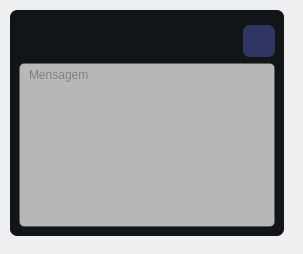
<?xml version="1.0" encoding="UTF-8"?>
<ui version="4.0">
 <class>Form</class>
 <widget class="QWidget" name="Form">
  <property name="geometry">
   <rect>
    <x>0</x>
    <y>0</y>
    <width>303</width>
    <height>254</height>
   </rect>
  </property>
  <property name="windowTitle">
   <string>Form</string>
  </property>
  <widget class="QFrame" name="frame">
   <property name="geometry">
    <rect>
     <x>10</x>
     <y>10</y>
     <width>274</width>
     <height>226</height>
    </rect>
   </property>
   <property name="styleSheet">
    <string notr="true">background-color: rgb(19, 20, 22);
border-radius:7px;</string>
   </property>
   <property name="frameShape">
    <enum>QFrame::StyledPanel</enum>
   </property>
   <property name="frameShadow">
    <enum>QFrame::Raised</enum>
   </property>
   <layout class="QVBoxLayout" name="verticalLayout">
    <item>
     <widget class="QFrame" name="frame_2">
      <property name="frameShape">
       <enum>QFrame::StyledPanel</enum>
      </property>
      <property name="frameShadow">
       <enum>QFrame::Raised</enum>
      </property>
     </widget>
    </item>
    <item>
     <layout class="QHBoxLayout" name="horizontalLayout">
      <item>
       <widget class="CalendarPicker" name="AtitleButton">
        <property name="styleSheet">
         <string notr="true">#titleButton {
    font: 14px 'Segoe UI', 'Microsoft YaHei', 'PingFang SC';
    font-weight: 500;
    color: black;
    background-color: transparent;
    border: none;
    margin: 0;
    padding-left: 8px;
    text-align: left;
    border-radius: 5px;
}

#titleButton:hover {
    background-color: rgba(0, 0, 0, 9);
}

#titleButton:pressed {
    background-color: rgba(0, 0, 0, 6);
}

#titleButton:disabled {
    color: rgba(0, 0, 0, 0.4);
}

#weekDayLabel {
    font: 12px 'Segoe UI', 'Microsoft YaHei', 'PingFang SC';
    font-weight: 500;
    color: black;
    background-color: transparent;
    border: none;
    text-align: center;
}

#weekDayGroup {
    background-color: transparent;
}

CalendarViewBase {
    background-color: rgb(255, 255, 255);
    border: 1px solid rgba(0, 0, 0, 0.1);
    border-radius: 8px;
}

ScrollViewBase {
    border: none;
    padding: 0px 1px 0px 1px;
    border-bottom-left-radius: 8px;
    border-bottom-right-radius: 8px;
    border-top: 1px solid rgb(240, 240, 240);
    background-color: transparent;
}

CalendarPicker {
    color: rgba(0, 0, 0, 0.6063);
    background: rgba(255, 255, 255, 0.7);
    border: 1px solid rgba(0, 0, 0, 0.073);
    border-bottom: 1px solid rgba(0, 0, 0, 0.183);
    border-radius: 5px;
    font: 14px 'Segoe UI', 'Microsoft YaHei', 'PingFang SC';
    padding: 5px 32px 6px 12px;
    outline: none;
    text-align: left;
}


CalendarPicker:hover {
    background: rgba(249, 249, 249, 0.5);
}

CalendarPicker:pressed {
    background: rgba(249, 249, 249, 0.3);
    border-bottom: 1px solid rgba(0, 0, 0, 0.073);
}

CalendarPicker:disabled {
    color: rgba(0, 0, 0, 0.36);
    background: rgba(249, 249, 249, 0.3);
    border: 1px solid rgba(0, 0, 0, 0.06);
    border-bottom: 1px solid rgba(0, 0, 0, 0.06);
}

CalendarPicker[hasDate=true] {
    color: black;
}</string>
        </property>
       </widget>
      </item>
      <item>
       <widget class="QPushButton" name="btn_add_data">
        <property name="minimumSize">
         <size>
          <width>32</width>
          <height>32</height>
         </size>
        </property>
        <property name="maximumSize">
         <size>
          <width>32</width>
          <height>32</height>
         </size>
        </property>
        <property name="layoutDirection">
         <enum>Qt::RightToLeft</enum>
        </property>
        <property name="styleSheet">
         <string notr="true">QPushButton{
background-color: rgb(47, 54, 100);
color: rgb(233, 234, 236);}

QPushButton:hover{background-color: rgb(50, 57, 106);}

QPushButton:pressed{background-color: rgb(48, 55, 102);}
</string>
        </property>
        <property name="text">
         <string/>
        </property>
        <property name="icon">
         <iconset>
          <normaloff>../../../images/svg_icons/icon_check_ok.svg</normaloff>../../../images/svg_icons/icon_check_ok.svg</iconset>
        </property>
        <property name="iconSize">
         <size>
          <width>24</width>
          <height>24</height>
         </size>
        </property>
       </widget>
      </item>
     </layout>
    </item>
    <item>
     <widget class="QPlainTextEdit" name="plainTextEdit">
      <property name="styleSheet">
       <string notr="true">
QPlainTextEdit {
    color: rgba(0, 0, 0, 0.6063);
    background: rgba(255, 255, 255, 0.7);
    border: 1px solid rgba(0, 0, 0, 0.073);
    border-bottom: 1px solid rgba(0, 0, 0, 0.183);
    border-radius: 5px;
    padding-left: 5px;
    text-align: left;
}


QPlainTextEdit:hover {
    background: rgba(249, 249, 249, 0.5);
}

QPlainTextEdit:pressed {
    background: rgba(249, 249, 249, 0.3);
    border-bottom: 1px solid rgba(0, 0, 0, 0.073);
}

QPlainTextEdit:disabled {
    color: rgba(0, 0, 0, 0.36);
    background: rgba(249, 249, 249, 0.3);
    border: 1px solid rgba(0, 0, 0, 0.06);
    border-bottom: 1px solid rgba(0, 0, 0, 0.06);
}</string>
      </property>
      <property name="placeholderText">
       <string>Mensagem</string>
      </property>
     </widget>
    </item>
   </layout>
  </widget>
 </widget>
 <customwidgets>
  <customwidget>
   <class>CalendarPicker</class>
   <extends>QPushButton</extends>
   <header>qfluentwidgets</header>
  </customwidget>
 </customwidgets>
 <resources/>
 <connections/>
</ui>
